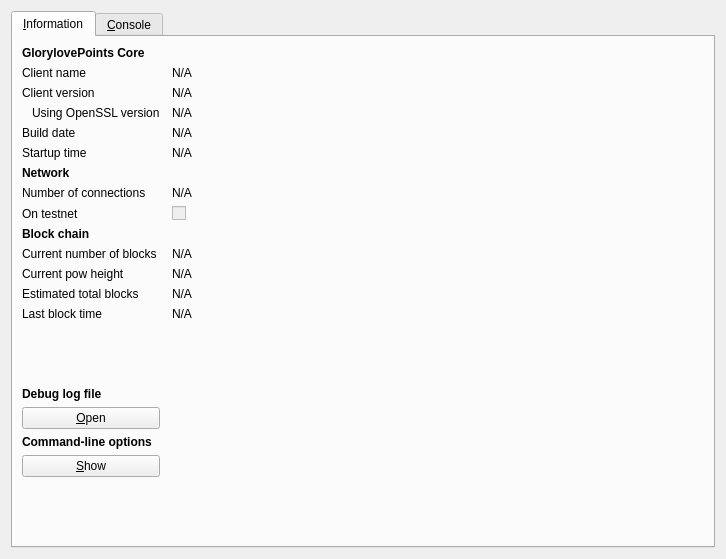
<?xml version="1.0" encoding="UTF-8"?>
<ui version="4.0">
 <class>RPCConsole</class>
 <widget class="QDialog" name="RPCConsole">
  <property name="geometry">
   <rect>
    <x>0</x>
    <y>0</y>
    <width>726</width>
    <height>559</height>
   </rect>
  </property>
  <property name="windowTitle">
   <string>GlorylovePoints - Debug window</string>
  </property>
  <layout class="QHBoxLayout" name="horizontalLayout_2">
   <item>
    <widget class="QTabWidget" name="tabWidget">
     <property name="currentIndex">
      <number>0</number>
     </property>
     <widget class="QWidget" name="tab_info">
      <attribute name="title">
       <string>&amp;Information</string>
      </attribute>
      <layout class="QGridLayout" name="gridLayout" columnstretch="0,1">
       <property name="horizontalSpacing">
        <number>12</number>
       </property>
       <item row="8" column="0">
        <widget class="QLabel" name="label_8">
         <property name="text">
          <string>On testnet</string>
         </property>
        </widget>
       </item>
       <item row="12" column="0">
        <widget class="QLabel" name="label_4">
         <property name="text">
          <string>Estimated total blocks</string>
         </property>
        </widget>
       </item>
       <item row="10" column="0">
        <widget class="QLabel" name="label_3">
         <property name="text">
          <string>Current number of blocks</string>
         </property>
        </widget>
       </item>
       <item row="10" column="1">
        <widget class="QLabel" name="numberOfBlocks">
         <property name="cursor">
          <cursorShape>IBeamCursor</cursorShape>
         </property>
         <property name="text">
          <string>N/A</string>
         </property>
         <property name="textFormat">
          <enum>Qt::PlainText</enum>
         </property>
         <property name="textInteractionFlags">
          <set>Qt::LinksAccessibleByMouse|Qt::TextSelectableByKeyboard|Qt::TextSelectableByMouse</set>
         </property>
        </widget>
       </item>
       <item row="14" column="0">
        <spacer name="verticalSpacer_2">
         <property name="orientation">
          <enum>Qt::Vertical</enum>
         </property>
         <property name="sizeHint" stdset="0">
          <size>
           <width>20</width>
           <height>20</height>
          </size>
         </property>
        </spacer>
       </item>
       <item row="15" column="0">
        <widget class="QLabel" name="labelDebugLogfile">
         <property name="font">
          <font>
           <weight>75</weight>
           <bold>true</bold>
          </font>
         </property>
         <property name="text">
          <string>Debug log file</string>
         </property>
        </widget>
       </item>
       <item row="12" column="1">
        <widget class="QLabel" name="totalBlocks">
         <property name="cursor">
          <cursorShape>IBeamCursor</cursorShape>
         </property>
         <property name="text">
          <string>N/A</string>
         </property>
         <property name="textFormat">
          <enum>Qt::PlainText</enum>
         </property>
         <property name="textInteractionFlags">
          <set>Qt::LinksAccessibleByMouse|Qt::TextSelectableByKeyboard|Qt::TextSelectableByMouse</set>
         </property>
        </widget>
       </item>
       <item row="13" column="1">
        <widget class="QLabel" name="lastBlockTime">
         <property name="cursor">
          <cursorShape>IBeamCursor</cursorShape>
         </property>
         <property name="text">
          <string>N/A</string>
         </property>
         <property name="textFormat">
          <enum>Qt::PlainText</enum>
         </property>
         <property name="textInteractionFlags">
          <set>Qt::LinksAccessibleByMouse|Qt::TextSelectableByKeyboard|Qt::TextSelectableByMouse</set>
         </property>
        </widget>
       </item>
       <item row="13" column="0">
        <widget class="QLabel" name="label_2">
         <property name="text">
          <string>Last block time</string>
         </property>
        </widget>
       </item>
       <item row="17" column="0">
        <widget class="QLabel" name="labelCLOptions">
         <property name="font">
          <font>
           <weight>75</weight>
           <bold>true</bold>
          </font>
         </property>
         <property name="text">
          <string>Command-line options</string>
         </property>
        </widget>
       </item>
       <item row="16" column="0">
        <widget class="QPushButton" name="openDebugLogfileButton">
         <property name="toolTip">
          <string>Open the GlorylovePoints debug log file from the current data directory. This can take a few seconds for large log files.</string>
         </property>
         <property name="text">
          <string>&amp;Open</string>
         </property>
         <property name="autoDefault">
          <bool>false</bool>
         </property>
        </widget>
       </item>
       <item row="18" column="0">
        <widget class="QPushButton" name="showCLOptionsButton">
         <property name="toolTip">
          <string>Show the GlorylovePoints-Qt help message to get a list with possible GlorylovePoints command-line options.</string>
         </property>
         <property name="text">
          <string>&amp;Show</string>
         </property>
         <property name="autoDefault">
          <bool>false</bool>
         </property>
        </widget>
       </item>
       <item row="19" column="0">
        <spacer name="verticalSpacer">
         <property name="orientation">
          <enum>Qt::Vertical</enum>
         </property>
         <property name="sizeHint" stdset="0">
          <size>
           <width>20</width>
           <height>40</height>
          </size>
         </property>
        </spacer>
       </item>
       <item row="0" column="0">
        <widget class="QLabel" name="label_9">
         <property name="font">
          <font>
           <weight>75</weight>
           <bold>true</bold>
          </font>
         </property>
         <property name="text">
          <string>GlorylovePoints Core</string>
         </property>
        </widget>
       </item>
       <item row="1" column="0">
        <widget class="QLabel" name="label_5">
         <property name="text">
          <string>Client name</string>
         </property>
        </widget>
       </item>
       <item row="2" column="1">
        <widget class="QLabel" name="clientVersion">
         <property name="cursor">
          <cursorShape>IBeamCursor</cursorShape>
         </property>
         <property name="text">
          <string>N/A</string>
         </property>
         <property name="textFormat">
          <enum>Qt::PlainText</enum>
         </property>
         <property name="textInteractionFlags">
          <set>Qt::LinksAccessibleByMouse|Qt::TextSelectableByKeyboard|Qt::TextSelectableByMouse</set>
         </property>
        </widget>
       </item>
       <item row="3" column="0">
        <widget class="QLabel" name="label_14">
         <property name="text">
          <string>Using OpenSSL version</string>
         </property>
         <property name="indent">
          <number>10</number>
         </property>
        </widget>
       </item>
       <item row="1" column="1">
        <widget class="QLabel" name="clientName">
         <property name="cursor">
          <cursorShape>IBeamCursor</cursorShape>
         </property>
         <property name="text">
          <string>N/A</string>
         </property>
         <property name="textFormat">
          <enum>Qt::PlainText</enum>
         </property>
         <property name="textInteractionFlags">
          <set>Qt::LinksAccessibleByMouse|Qt::TextSelectableByKeyboard|Qt::TextSelectableByMouse</set>
         </property>
        </widget>
       </item>
       <item row="2" column="0">
        <widget class="QLabel" name="label_6">
         <property name="text">
          <string>Client version</string>
         </property>
        </widget>
       </item>
       <item row="4" column="1">
        <widget class="QLabel" name="buildDate">
         <property name="cursor">
          <cursorShape>IBeamCursor</cursorShape>
         </property>
         <property name="text">
          <string>N/A</string>
         </property>
         <property name="textFormat">
          <enum>Qt::PlainText</enum>
         </property>
         <property name="textInteractionFlags">
          <set>Qt::LinksAccessibleByMouse|Qt::TextSelectableByKeyboard|Qt::TextSelectableByMouse</set>
         </property>
        </widget>
       </item>
       <item row="5" column="0">
        <widget class="QLabel" name="label_13">
         <property name="text">
          <string>Startup time</string>
         </property>
        </widget>
       </item>
       <item row="3" column="1">
        <widget class="QLabel" name="openSSLVersion">
         <property name="cursor">
          <cursorShape>IBeamCursor</cursorShape>
         </property>
         <property name="text">
          <string>N/A</string>
         </property>
         <property name="textFormat">
          <enum>Qt::PlainText</enum>
         </property>
         <property name="textInteractionFlags">
          <set>Qt::LinksAccessibleByMouse|Qt::TextSelectableByKeyboard|Qt::TextSelectableByMouse</set>
         </property>
        </widget>
       </item>
       <item row="4" column="0">
        <widget class="QLabel" name="label_12">
         <property name="text">
          <string>Build date</string>
         </property>
        </widget>
       </item>
       <item row="8" column="1">
        <widget class="QCheckBox" name="isTestNet">
         <property name="enabled">
          <bool>false</bool>
         </property>
         <property name="text">
          <string/>
         </property>
        </widget>
       </item>
       <item row="5" column="1">
        <widget class="QLabel" name="startupTime">
         <property name="cursor">
          <cursorShape>IBeamCursor</cursorShape>
         </property>
         <property name="text">
          <string>N/A</string>
         </property>
         <property name="textFormat">
          <enum>Qt::PlainText</enum>
         </property>
         <property name="textInteractionFlags">
          <set>Qt::LinksAccessibleByMouse|Qt::TextSelectableByKeyboard|Qt::TextSelectableByMouse</set>
         </property>
        </widget>
       </item>
       <item row="7" column="0">
        <widget class="QLabel" name="label_7">
         <property name="text">
          <string>Number of connections</string>
         </property>
        </widget>
       </item>
       <item row="9" column="0">
        <widget class="QLabel" name="label_10">
         <property name="font">
          <font>
           <weight>75</weight>
           <bold>true</bold>
          </font>
         </property>
         <property name="text">
          <string>Block chain</string>
         </property>
        </widget>
       </item>
       <item row="7" column="1">
        <widget class="QLabel" name="numberOfConnections">
         <property name="cursor">
          <cursorShape>IBeamCursor</cursorShape>
         </property>
         <property name="text">
          <string>N/A</string>
         </property>
         <property name="textFormat">
          <enum>Qt::PlainText</enum>
         </property>
         <property name="textInteractionFlags">
          <set>Qt::LinksAccessibleByMouse|Qt::TextSelectableByKeyboard|Qt::TextSelectableByMouse</set>
         </property>
        </widget>
       </item>
       <item row="6" column="0">
        <widget class="QLabel" name="label_11">
         <property name="font">
          <font>
           <weight>75</weight>
           <bold>true</bold>
          </font>
         </property>
         <property name="text">
          <string>Network</string>
         </property>
        </widget>
       </item>
       <item row="11" column="0">
        <widget class="QLabel" name="label_15">
         <property name="text">
          <string>Current pow height</string>
         </property>
        </widget>
       </item>
       <item row="11" column="1">
        <widget class="QLabel" name="numberOfPow">
         <property name="cursor">
          <cursorShape>IBeamCursor</cursorShape>
         </property>
         <property name="text">
          <string>N/A</string>
         </property>
         <property name="textFormat">
          <enum>Qt::PlainText</enum>
         </property>
         <property name="textInteractionFlags">
          <set>Qt::LinksAccessibleByMouse|Qt::TextSelectableByKeyboard|Qt::TextSelectableByMouse</set>
         </property>
        </widget>
       </item>
      </layout>
     </widget>
     <widget class="QWidget" name="tab_console">
      <attribute name="title">
       <string>&amp;Console</string>
      </attribute>
      <layout class="QVBoxLayout" name="verticalLayout_3">
       <property name="spacing">
        <number>3</number>
       </property>
       <item>
        <widget class="QTextEdit" name="messagesWidget">
         <property name="minimumSize">
          <size>
           <width>0</width>
           <height>100</height>
          </size>
         </property>
         <property name="readOnly">
          <bool>true</bool>
         </property>
         <property name="tabKeyNavigation" stdset="0">
          <bool>false</bool>
         </property>
         <property name="columnCount" stdset="0">
          <number>2</number>
         </property>
        </widget>
       </item>
       <item>
        <layout class="QHBoxLayout" name="horizontalLayout">
         <property name="spacing">
          <number>3</number>
         </property>
         <item>
          <widget class="QLabel" name="label">
           <property name="text">
            <string notr="true">&gt;</string>
           </property>
          </widget>
         </item>
         <item>
          <widget class="QLineEdit" name="lineEdit"/>
         </item>
         <item>
          <widget class="QPushButton" name="clearButton">
           <property name="maximumSize">
            <size>
             <width>24</width>
             <height>24</height>
            </size>
           </property>
           <property name="toolTip">
            <string>Clear console</string>
           </property>
           <property name="text">
            <string/>
           </property>
           <property name="icon">
            <iconset resource="../bitcoin.qrc">
             <normaloff>:/icons/remove</normaloff>:/icons/remove</iconset>
           </property>
           <property name="shortcut">
            <string notr="true">Ctrl+L</string>
           </property>
           <property name="autoDefault">
            <bool>false</bool>
           </property>
          </widget>
         </item>
        </layout>
       </item>
      </layout>
     </widget>
    </widget>
   </item>
  </layout>
 </widget>
 <resources>
  <include location="../bitcoin.qrc"/>
 </resources>
 <connections/>
</ui>
